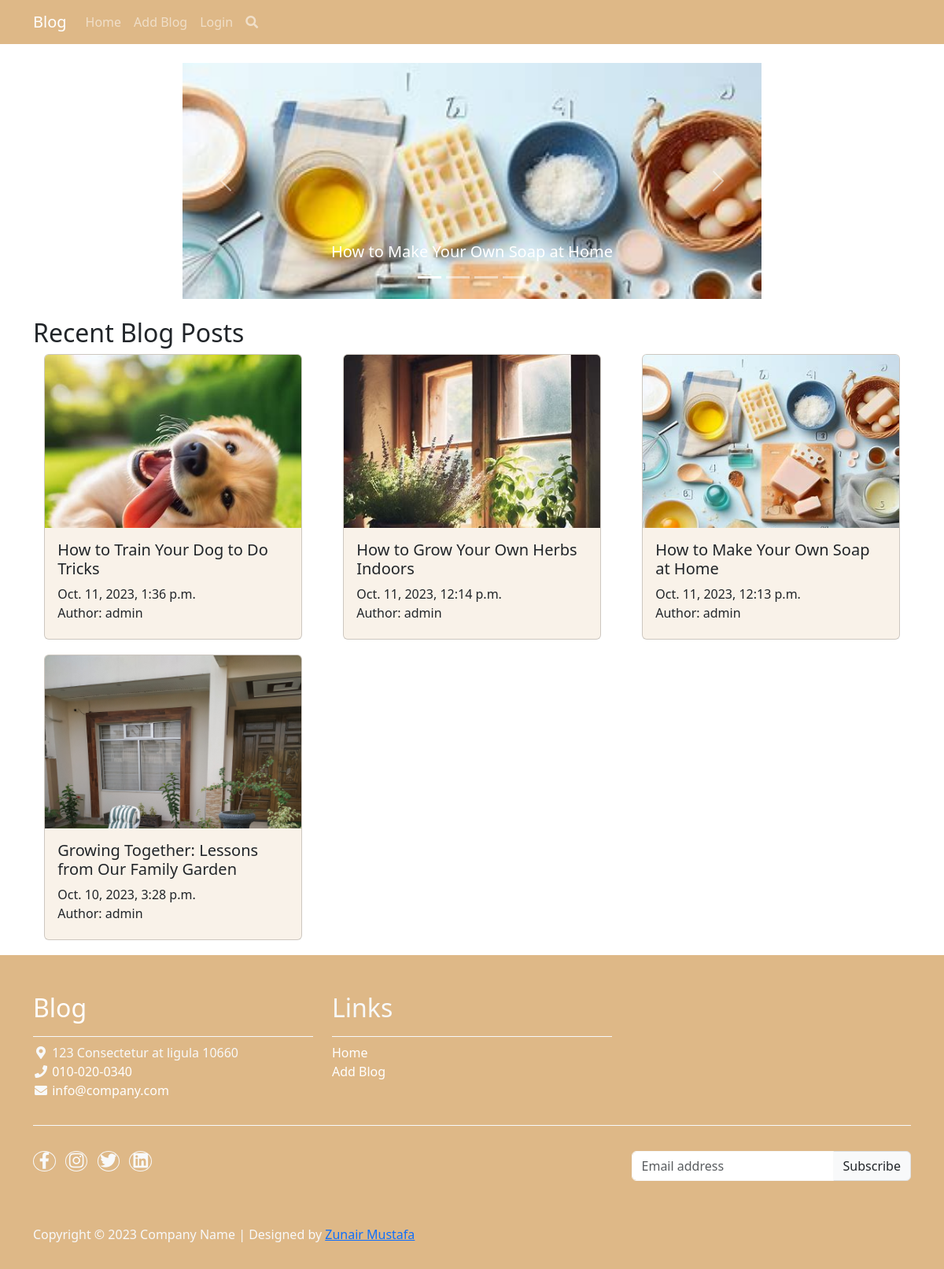
/home/, run on the app's committed database.
### blog_app/models.py (models this page shows, shortened)
class BlogPost(models.Model):
    title = models.CharField(max_length=200)
    desc = models.TextField(max_length=600)
    Content = models.TextField()
    author = models.ForeignKey(User, on_delete=models.CASCADE)
    date = models.DateTimeField(auto_now_add=True)

class BlogImage(models.Model):
    blog = models.ForeignKey(BlogPost, on_delete=models.CASCADE, related_name='images')
    pic = models.ImageField(upload_to='images/')

### blog_app/views.py (the view)
# urls.py: 2. Add a URL to urlpatterns:  path('', views.home, name='home')
def home(request):
    blogs = BlogPost.objects.order_by('-date')
    random_integer = random.randint(1, len(blogs))
    featured_blog = random.choice(blogs)
    return render(request, 'home.html', {'blogs': blogs,
                                            'featured': featured_blog,
                                            'random_integer': random_integer,})

### templates/home.html (shortened to what this page needs)
<!DOCTYPE html>
<html lang="en">
<head>
    <link rel="stylesheet" href="https://cdn.jsdelivr.net/npm/bootstrap/dist/css/bootstrap.min.css">
    <link rel="stylesheet" href="https://cdnjs.cloudflare.com/ajax/libs/font-awesome/5.15.3/css/all.min.css">
</head>
<body>
<div class="content">
<nav class="navbar navbar-expand-lg navbar-dark mx-auto" style="background-color: burlywood;">
    <div class="container">
        <a class="navbar-brand" href="/">Blog</a>
        <div class="collapse navbar-collapse" id="navbarNav">
            <ul class="navbar-nav ml-auto">
                <li class="nav-item active">
                    <a class="nav-link" href="/">Home</a>
                </li>
                <li class="nav-item">
                    <a class="nav-link" href="/add/">Add Blog</a>
                </li>
                {% if request.user.is_authenticated %}
                    <li class="nav-item">
                        <a class="nav-link" href="/logout/">Logout ({{request.user}})</a>
                    </li>
                {% else %}
                    <li class="nav-item">
                        <a class="nav-link" href="/login/">Login</a>
                    </li>
                {% endif %}
                <li class="nav-item">
                    <label for="search-form-toggle" class="nav-link">
                        <i class="fa fa-search"></i>
                    </label>
                </li>
            </ul>
        </div>
    </div>
</nav>
{% block content%}
<div class="container mt-4">
    <div class="row">
        <div class="col-md-8 mx-auto">
                <div id="mycarousel" class="carousel slide" data-bs-ride="carousel">
                    <div class="carousel-indicators">
                        {% for blog in blogs %}
                            {% if forloop.counter == 1 %}
                            <button type="button" data-bs-target="#mycarousel" data-bs-slide-to="0" class="active" aria-current="true"></button>
                            {% else %}
                            <button type="button" data-bs-target="#mycarousel" data-bs-slide-to="{{ forloop.counter0 }}"></button>
                            {% endif %}
                        {% endfor %}
                    </div>
                        <div class="carousel-inner" >
                            {% for blog in blogs %}
                                {% if forloop.counter == random_integer %}
                                    <div class="carousel-item active">
                                {% else %}
                                    <div class="carousel-item">
                                {% endif %}
                                {% with blog.images.first as i%}
                                    <a href="/blog/{{blog.id}}/">
                                        <div class="main-carousel-box">
                                        <img class="img-fluid d-block"  src="{{ i.pic.url }}" alt="blog img">
                                        </div>
                                    </a>
                                {% endwith %}
                                <div class="carousel-caption d-md-block ">
                                    <h5>{{blog.title}}</h5>
                                  </div>
                                </div>
                            {% endfor %}
                        </div>
                    <a class="carousel-control-prev" href="#mycarousel" role="button" data-bs-slide="prev">
                        <span class="carousel-control-prev-icon" aria-hidden="true"></span>
                    </a>
                    <a class="carousel-control-next" href="#mycarousel" role="button" data-bs-slide="next">
                        <span class="carousel-control-next-icon" aria-hidden="true"></span>
                    </a>
                </div>
        </div>
    </div>
</div>
<div class="container mt-4">
    <h2>Recent Blog Posts</h2>
    <div class="row">
        {% for blog in blogs %}
        <div class="col-md-4 ">
            <a href="/blog/{{ blog.id }}" style="text-decoration: none;">
                <div class="card mb-4 mx-auto" style="background-color:rgba(222, 184, 135, 0.18); height: 95%; width: 92%;">
                    <div class="card-box">
                    {% with blog.images.first as blog_image %}
                    <img src="{{blog_image.pic.url}}" class="card-img-top" alt="Blog" >
                    {% endwith %}
                    </div>
                    <div class="card-body">
                        <h5 class="card-title">{{blog.title}}</h5>
                        <p class="card-text">{{blog.date}}<br>Author: {{blog.author}}</p>
                    </div>
                </div>
            </a>
        </div>
        {% endfor %}
    </div>
</div>
{% endblock%}
</div>
<footer style="background-color: burlywood;">
    <div class="container">
        <div class="row">
            <div class="col-md-4 pt-5">
                <h2 class="h2 border-bottom pb-3 border-light logo" style="color: white;">Blog</h2>
                <ul class="list-unstyled text-light footer-link-list">
                    <li>
                        <i class="fas fa-map-marker-alt fa-fw"></i>
                        123 Consectetur at ligula 10660
                    </li>
                    <li>
                        <i class="fa fa-phone fa-fw"></i>
                        <a class="custom-text-decoration" href="tel:010-020-0340">010-020-0340</a>
                    </li>
                    <li>
                        <i class="fa fa-envelope fa-fw"></i>
                        <a class="custom-text-decoration" href="mailto:info@company.com">info@company.com</a>
                    </li>
                </ul>
            </div>
            <div class="col-md-4 pt-5">
                <h2 class="h2 text-light border-bottom pb-3 border-light">Links</h2>
                <ul class="list-unstyled text-light footer-link-list">
                    <li><a class="custom-text-decoration" href="{% url 'default'%}"}">Home</a></li>
                    <li><a class="custom-text-decoration" href="{% url 'add'%}">Add Blog</a></li>
                </ul>
            </div>
        </div>
        <div class="row text-light mb-4">
            <div class="col-12 mb-3">
                <div class="w-100 my-3 border-top border-light"></div>
            </div>
            <div class="col-auto me-auto">
                <ul class="list-inline text-left footer-icons">
                    <li class="list-inline-item border border-light rounded-circle text-center">
                        <a class="text-light custom-text-decoration" target="_blank" href="http://facebook.com/"><i class="fab fa-facebook-f fa-lg fa-fw"></i></a>
                    </li>
                    <li class="list-inline-item border border-light rounded-circle text-center">
                        <a class="text-light custom-text-decoration" target="_blank" href="https://www.instagram.com/"><i class="fab fa-instagram fa-lg fa-fw"></i></a>
                    </li>
                    <li class="list-inline-item border border-light rounded-circle text-center">
                        <a class="text-light custom-text-decoration" target="_blank" href="https://twitter.com/"><i class="fab fa-twitter fa-lg fa-fw"></i></a>
                    </li>
                    <li class="list-inline-item border border-light rounded-circle text-center">
                        <a class="text-light custom-text-decoration" target="_blank" href="https://www.linkedin.com/"><i class="fab fa-linkedin fa-lg fa-fw"></i></a>
                    </li>
                </ul>
            </div>
            <div class="col-auto">
                <div class="input-group mb-2">
                    <input type="text" class="form-control border-light" id="subscribeEmail" placeholder="Email address">
                    <div class="input-group-text btn-success text-dark">Subscribe</div>
                </div>
            </div>
        </div>
    </div>
    <div class="w-100 py-3">
        <div class="container">
            <div class="row pt-2">
                <div class="col-12">
                    <p class="text-left text-light">
                        Copyright &copy; 2023 Company Name
                        | Designed by <a rel="sponsored" href="#" target="_blank">Zunair Mustafa</a>
                    </p>
                </div>
            </div>
        </div>
    </div>
</footer>
</body>
</html>

### templates/home.html (style rules this page uses)
body { display: flex; flex-direction: column; min-height: 100vh; }
.content { flex: 1; }
.main-carousel-box { height: 300px; overflow: hidden; }
.main-carousel-box img { width: 100%; object-fit: cover; }
.card-box { height: 220px; overflow: hidden; }
.card-box img { width: 100%; object-fit: contain; }
.custom-text-decoration { text-decoration: none; color: white; }

### data on the page
BlogPost: images.first.pic (picture), title "How to Train Your Dog to Do Tricks", date "Oct. 11, 2023, 1:36 p.m.", author "admin"
BlogPost: images.first.pic (picture), title "How to Grow Your Own Herbs Indoors", date "Oct. 11, 2023, 12:14 p.m.", author "admin"
BlogPost: images.first.pic (picture), title "How to Make Your Own Soap at Home", date "Oct. 11, 2023, 12:13 p.m.", author "admin"
BlogPost: images.first.pic (picture), title "Growing Together: Lessons from Our Family Garden", date "Oct. 10, 2023, 3:28 p.m.", author "admin"
